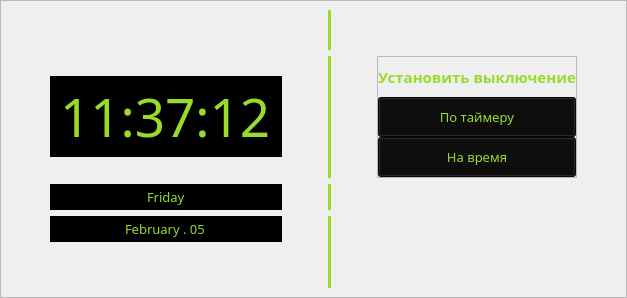
            <widget class="QWidget" name="page_home">
             <layout class="QVBoxLayout" name="verticalLayout_5">
              <property name="spacing">
               <number>0</number>
              </property>
              <property name="leftMargin">
               <number>0</number>
              </property>
              <property name="topMargin">
               <number>0</number>
              </property>
              <property name="rightMargin">
               <number>0</number>
              </property>
              <property name="bottomMargin">
               <number>0</number>
              </property>
              <item>
               <widget class="QFrame" name="frame_content_home">
                <property name="frameShape">
                 <enum>QFrame::StyledPanel</enum>
                </property>
                <property name="frameShadow">
                 <enum>QFrame::Raised</enum>
                </property>
                <layout class="QGridLayout" name="gridLayout">
                 <item row="2" column="3">
                  <widget class="Line" name="line_7">
                   <property name="styleSheet">
                    <string notr="true">color: rgb(152, 220, 41);</string>
                   </property>
                   <property name="frameShadow">
                    <enum>QFrame::Plain</enum>
                   </property>
                   <property name="lineWidth">
                    <number>10</number>
                   </property>
                   <property name="orientation">
                    <enum>Qt::Vertical</enum>
                   </property>
                  </widget>
                 </item>
                 <item row="0" column="1">
                  <spacer name="verticalSpacer_2">
                   <property name="orientation">
                    <enum>Qt::Vertical</enum>
                   </property>
                   <property name="sizeHint" stdset="0">
                    <size>
                     <width>20</width>
                     <height>40</height>
                    </size>
                   </property>
                  </spacer>
                 </item>
                 <item row="1" column="3">
                  <widget class="Line" name="line_3">
                   <property name="styleSheet">
                    <string notr="true">color: rgb(152, 220, 41);</string>
                   </property>
                   <property name="frameShadow">
                    <enum>QFrame::Plain</enum>
                   </property>
                   <property name="lineWidth">
                    <number>10</number>
                   </property>
                   <property name="orientation">
                    <enum>Qt::Vertical</enum>
                   </property>
                  </widget>
                 </item>
                 <item row="3" column="3" rowspan="2">
                  <widget class="Line" name="line_2">
                   <property name="styleSheet">
                    <string notr="true">color: rgb(152, 220, 41);</string>
                   </property>
                   <property name="frameShadow">
                    <enum>QFrame::Plain</enum>
                   </property>
                   <property name="lineWidth">
                    <number>10</number>
                   </property>
                   <property name="orientation">
                    <enum>Qt::Vertical</enum>
                   </property>
                  </widget>
                 </item>
                 <item row="0" column="3">
                  <widget class="Line" name="line_6">
                   <property name="windowModality">
                    <enum>Qt::NonModal</enum>
                   </property>
                   <property name="styleSheet">
                    <string notr="true">color: rgb(152, 220, 41);</string>
                   </property>
                   <property name="frameShadow">
                    <enum>QFrame::Plain</enum>
                   </property>
                   <property name="lineWidth">
                    <number>10</number>
                   </property>
                   <property name="midLineWidth">
                    <number>0</number>
                   </property>
                   <property name="orientation">
                    <enum>Qt::Vertical</enum>
                   </property>
                  </widget>
                 </item>
                 <item row="1" column="0">
                  <spacer name="horizontalSpacer">
                   <property name="orientation">
                    <enum>Qt::Horizontal</enum>
                   </property>
                   <property name="sizeHint" stdset="0">
                    <size>
                     <width>40</width>
                     <height>20</height>
                    </size>
                   </property>
                  </spacer>
                 </item>
                 <item row="1" column="4">
                  <spacer name="horizontalSpacer_12">
                   <property name="orientation">
                    <enum>Qt::Horizontal</enum>
                   </property>
                   <property name="sizeHint" stdset="0">
                    <size>
                     <width>40</width>
                     <height>20</height>
                    </size>
                   </property>
                  </spacer>
                 </item>
                 <item row="1" column="5">
                  <widget class="QFrame" name="frame">
                   <property name="minimumSize">
                    <size>
                     <width>190</width>
                     <height>80</height>
                    </size>
                   </property>
                   <property name="frameShape">
                    <enum>QFrame::StyledPanel</enum>
                   </property>
                   <property name="frameShadow">
                    <enum>QFrame::Raised</enum>
                   </property>
                   <layout class="QVBoxLayout" name="verticalLayout_6">
                    <property name="spacing">
                     <number>0</number>
                    </property>
                    <property name="leftMargin">
                     <number>0</number>
                    </property>
                    <property name="topMargin">
                     <number>0</number>
                    </property>
                    <property name="rightMargin">
                     <number>0</number>
                    </property>
                    <property name="bottomMargin">
                     <number>0</number>
                    </property>
                    <item>
                     <widget class="QLabel" name="label">
                      <property name="minimumSize">
                       <size>
                        <width>190</width>
                        <height>40</height>
                       </size>
                      </property>
                      <property name="font">
                       <font>
                        <family>a_LCDNova</family>
                        <pointsize>11</pointsize>
                        <weight>75</weight>
                        <bold>true</bold>
                       </font>
                      </property>
                      <property name="styleSheet">
                       <string notr="true">color: rgb(152, 220, 41);</string>
                      </property>
                      <property name="text">
                       <string>Установить выключение</string>
                      </property>
                      <property name="alignment">
                       <set>Qt::AlignCenter</set>
                      </property>
                     </widget>
                    </item>
                    <item>
                     <widget class="QPushButton" name="pushButton">
                      <property name="minimumSize">
                       <size>
                        <width>190</width>
                        <height>40</height>
                       </size>
                      </property>
                      <property name="font">
                       <font>
                        <family>a_LCDNova</family>
                        <pointsize>10</pointsize>
                       </font>
                      </property>
                      <property name="cursor">
                       <cursorShape>PointingHandCursor</cursorShape>
                      </property>
                      <property name="styleSheet">
                       <string notr="true">QPushButton {
	color: rgb(152, 220, 41);
	background-color: rgb(10, 10, 10);
}
QPushButton:hover {
	background-color: rgba(50, 50, 50, 150);
}</string>
                      </property>
                      <property name="text">
                       <string>По таймеру</string>
                      </property>
                      <property name="autoDefault">
                       <bool>false</bool>
                      </property>
                      <property name="default">
                       <bool>false</bool>
                      </property>
                      <property name="flat">
                       <bool>false</bool>
                      </property>
                     </widget>
                    </item>
                    <item>
                     <widget class="QPushButton" name="pushButton_3">
                      <property name="enabled">
                       <bool>true</bool>
                      </property>
                      <property name="minimumSize">
                       <size>
                        <width>190</width>
                        <height>40</height>
                       </size>
                      </property>
                      <property name="font">
                       <font>
                        <family>a_LCDNova</family>
                        <pointsize>10</pointsize>
                       </font>
                      </property>
                      <property name="cursor">
                       <cursorShape>ForbiddenCursor</cursorShape>
                      </property>
                      <property name="styleSheet">
                       <string notr="true">QPushButton {
	color: rgb(152, 220, 41);
	background-color: rgb(10, 10, 10);
}
QPushButton:hover {
	background-color: rgba(50, 50, 50, 150);
}</string>
                      </property>
                      <property name="text">
                       <string>На время</string>
                      </property>
                     </widget>
                    </item>
                   </layout>
                  </widget>
                 </item>
                 <item row="4" column="1">
                  <spacer name="verticalSpacer">
                   <property name="orientation">
                    <enum>Qt::Vertical</enum>
                   </property>
                   <property name="sizeHint" stdset="0">
                    <size>
                     <width>20</width>
                     <height>40</height>
                    </size>
                   </property>
                  </spacer>
                 </item>
                 <item row="1" column="1">
                  <widget class="QTimeEdit" name="timeEdit">
                   <property name="font">
                    <font>
                     <family>a_LCDNova</family>
                     <pointsize>40</pointsize>
                    </font>
                   </property>
                   <property name="layoutDirection">
                    <enum>Qt::LeftToRight</enum>
                   </property>
                   <property name="styleSheet">
                    <string notr="true">background-color: black;
color: rgb(152, 220, 41);</string>
                   </property>
                   <property name="wrapping">
                    <bool>false</bool>
                   </property>
                   <property name="frame">
                    <bool>false</bool>
                   </property>
                   <property name="alignment">
                    <set>Qt::AlignCenter</set>
                   </property>
                   <property name="readOnly">
                    <bool>true</bool>
                   </property>
                   <property name="buttonSymbols">
                    <enum>QAbstractSpinBox::NoButtons</enum>
                   </property>
                   <property name="accelerated">
                    <bool>false</bool>
                   </property>
                   <property name="correctionMode">
                    <enum>QAbstractSpinBox::CorrectToPreviousValue</enum>
                   </property>
                   <property name="showGroupSeparator" stdset="0">
                    <bool>false</bool>
                   </property>
                   <property name="dateTime">
                    <datetime>
                     <hour>11</hour>
                     <minute>37</minute>
                     <second>12</second>
                     <year>2000</year>
                     <month>1</month>
                     <day>1</day>
                    </datetime>
                   </property>
                   <property name="currentSection">
                    <enum>QDateTimeEdit::HourSection</enum>
                   </property>
                   <property name="displayFormat">
                    <string>HH:mm:ss</string>
                   </property>
                   <property name="calendarPopup">
                    <bool>true</bool>
                   </property>
                   <property name="currentSectionIndex">
                    <number>0</number>
                   </property>
                   <property name="timeSpec">
                    <enum>Qt::LocalTime</enum>
                   </property>
                  </widget>
                 </item>
                 <item row="3" column="1">
                  <widget class="QDateEdit" name="dateEdit">
                   <property name="font">
                    <font>
                     <family>a_LCDNova</family>
                     <pointsize>10</pointsize>
                    </font>
                   </property>
                   <property name="styleSheet">
                    <string notr="true">background-color: black;
color: rgb(152, 220, 41);</string>
                   </property>
                   <property name="frame">
                    <bool>false</bool>
                   </property>
                   <property name="alignment">
                    <set>Qt::AlignCenter</set>
                   </property>
                   <property name="readOnly">
                    <bool>true</bool>
                   </property>
                   <property name="buttonSymbols">
                    <enum>QAbstractSpinBox::NoButtons</enum>
                   </property>
                   <property name="dateTime">
                    <datetime>
                     <hour>0</hour>
                     <minute>0</minute>
                     <second>0</second>
                     <year>2021</year>
                     <month>2</month>
                     <day>5</day>
                    </datetime>
                   </property>
                   <property name="displayFormat">
                    <string>MMMM . dd</string>
                   </property>
                   <property name="calendarPopup">
                    <bool>false</bool>
                   </property>
                  </widget>
                 </item>
                 <item row="2" column="1">
                  <widget class="QDateEdit" name="dateEdit_2">
                   <property name="font">
                    <font>
                     <family>a_LCDNova</family>
                     <pointsize>10</pointsize>
                    </font>
                   </property>
                   <property name="styleSheet">
                    <string notr="true">background-color: black;
color: rgb(152, 220, 41);</string>
                   </property>
                   <property name="frame">
                    <bool>false</bool>
                   </property>
                   <property name="alignment">
                    <set>Qt::AlignCenter</set>
                   </property>
                   <property name="readOnly">
                    <bool>true</bool>
                   </property>
                   <property name="buttonSymbols">
                    <enum>QAbstractSpinBox::NoButtons</enum>
                   </property>
                   <property name="dateTime">
                    <datetime>
                     <hour>0</hour>
                     <minute>0</minute>
                     <second>0</second>
                     <year>2000</year>
                     <month>1</month>
                     <day>7</day>
                    </datetime>
                   </property>
                   <property name="displayFormat">
                    <string>dddd</string>
                   </property>
                   <property name="calendarPopup">
                    <bool>false</bool>
                   </property>
                  </widget>
                 </item>
                 <item row="1" column="2">
                  <spacer name="horizontalSpacer_2">
                   <property name="orientation">
                    <enum>Qt::Horizontal</enum>
                   </property>
                   <property name="sizeHint" stdset="0">
                    <size>
                     <width>40</width>
                     <height>20</height>
                    </size>
                   </property>
                  </spacer>
                 </item>
                 <item row="1" column="6">
                  <spacer name="horizontalSpacer_11">
                   <property name="orientation">
                    <enum>Qt::Horizontal</enum>
                   </property>
                   <property name="sizeHint" stdset="0">
                    <size>
                     <width>40</width>
                     <height>20</height>
                    </size>
                   </property>
                  </spacer>
                 </item>
                </layout>
               </widget>
              </item>
             </layout>
            </widget>
